Frame 1 (no input): blank canvas, image omitted
Frame 60 (the mouse pressed at the canvas centre just before this capture): blank canvas, image omitted
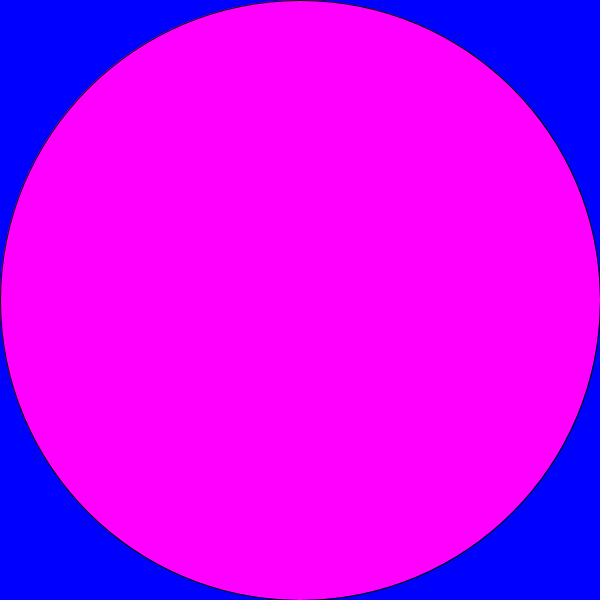
Frame 120 (the mouse held since frame 60 and released just before this capture)

The Processing sketch whose frames 1 and 60 were blank and that drew this single picture after the mouse press (run headless with seeded random() and noise(); from frame 60 on, the mouse is pressed at the canvas centre):

// Processing sketch: processing_158924
// ── processing_158924.pde

//Interaction Challenge 1
//Problem 2 (Basic)
void setup(){
  size(600,600); //sets screen size
}

void draw(){
  background(255-mouseY,255-mouseY,255);
  //the above code makes the background color
  //change from white to blue as the mouse moves
  //from the top of the screen to the bottom.
  fill(255,0,255); //sets circle color to purple
  ellipse(width/2, height/2, 2*mouseX, 2*mouseX);
  //the above command creates a circle
  //that has a radius equal to the x-value 
  //of the mouse.
}
